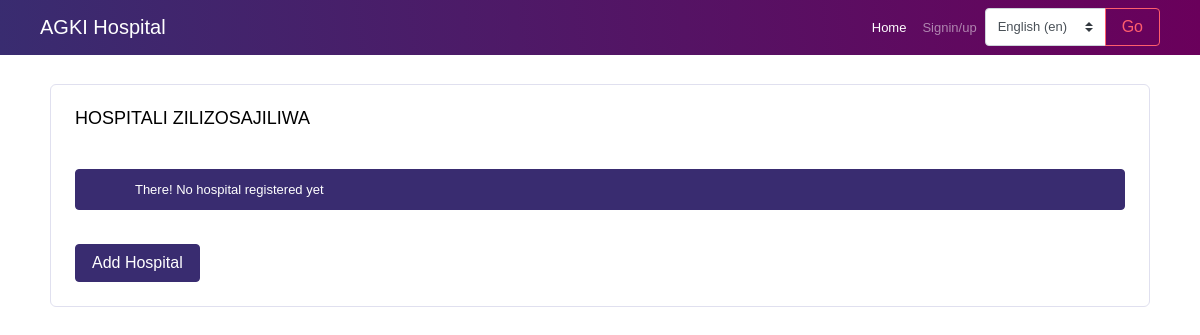
Page /registeredHosptal/ on the earlier database version.
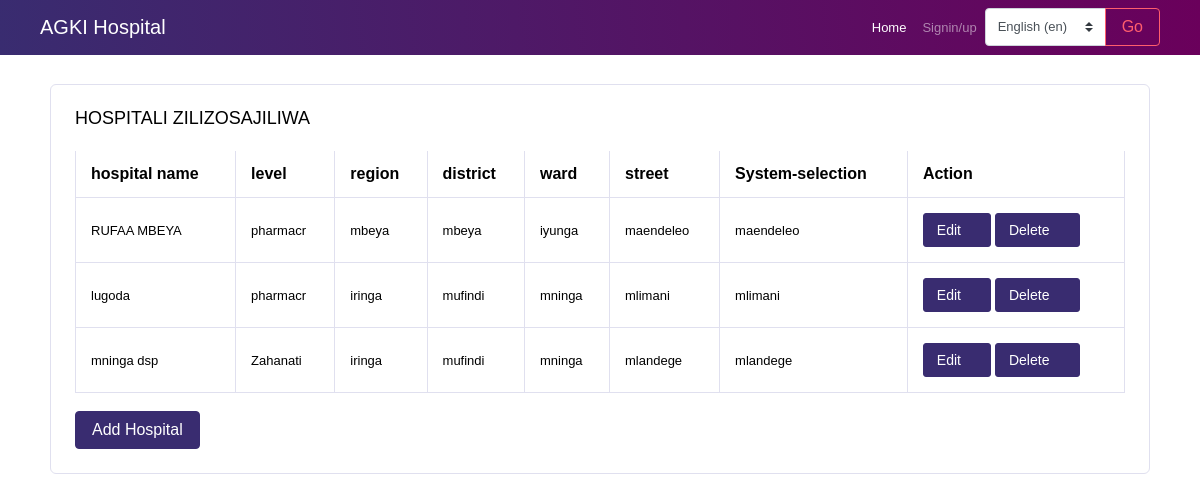
Same page on the later database version.
### app/models.py (models this page shows, shortened)
class HospitalRegistrationModel(models.Model):
    name = models.CharField(max_length=20)
    level = models.CharField(max_length=20)
    location = models.CharField(max_length=20,null=True,blank=True)
    region = models.CharField(max_length=20,null=True,blank=True)
    district = models.CharField(max_length=20,null=True,blank=True)
    ward = models.CharField(max_length=20,null=True,blank=True)
    street = models.CharField(max_length=20,null=True,blank=True)
    service = models.CharField(max_length=20,null=True,blank=True)
    registerd_time = models.DateTimeField(auto_now_add=True,null=True,blank=True)

### app/views.py (the view)
# urls.py: path('registeredHosptal/', views.registeredHosptal,name='registeredHosptal'),
def registeredHosptal(request):
    x = HospitalRegistrationModel.objects.all().order_by('-id')
    context = {
            'x':x
        }
    return render(request,'app/registeredHosptal.html',context)

### app/templates/app/registeredHosptal.html (shortened to what this page needs)
{% extends 'app/base.html' %}
{%block content%}
<br>
<div class="container mt-5">
<div class="col-lg-12 grid-margin stretch-card">
    <div class="card">
      <div class="card-body">
        <h4 class="card-title">HOSPITALI ZILIZOSAJILIWA</h4>
        {% if x %}
        <div class="table-responsive">
          <table class="table table-bordered">
            <thead>
                    <tr>
                        <th>hospital name</th>
                        <th>level</th>
                        <th>region</th>
                        <th>district</th>
                        <th>ward</th>
                        <th>street</th>
                        <th>System-selection</th>
                        <th>Action</th>
                    </tr>
                </thead>
                <tbody>
                    {% for i in x %}
                    <tr>
                        <td>{{i.name}}</td>
                        <td>{{i.level}}</td>
                        <td>{{i.region}}</td>
                        <td>{{i.district}}</td>
                        <td>{{i.ward}}</td>
                        <td>{{i.street}}</td>
                        <td>{{i.street}}</td>
                        <td>
                            <a href='{% url 'hospitalEdit' i.id %}'><button class='btn btn-primary btn-sm'>Edit<i class="fa fa-edit ml-1"></i></button></a>
                            <button type="button" class="btn btn-primary btn-sm" data-toggle="modal" data-target="#exampleModal-2">Delete<i class="fa fa-trash ml-1"></i></button>
                        </td>
                    </tr>
                    {% endfor %}
                </tbody>
            </table>
        </div>
            {% else %}
            <br>
            <div class="alert alert-fill-primary" role="alert">
                <i class="fa fa-exclamation-triangle"></i>
                There! No hospital registered yet
              </div>
            {% endif %}
        <br>
        <a href="{% url 'hospitalRegistration' %}"><button class="btn btn-primary">Add Hospital</button></a>
    </div>
</div>
</div>
</div>
{%endblock%}

### app/templates/app/base.html (shortened to what this page needs)
{% load static %}
{% load i18n %}
        <!DOCTYPE html>
        <html lang="en">
        <head>
          <link rel="stylesheet" href="{% static 'app/vendors/iconfonts/font-awesome/css/all.min.css' %}">
          <link rel="stylesheet" href="{% static 'app/vendors/css/vendor.bundle.base.css' %}">
          <link rel="stylesheet" href="{% static 'app/vendors/css/vendor.bundle.addons.css' %}">
          <link rel="stylesheet" href="{% static 'app/css/style.css' %}">
        </head>
        <body>
          <div class="container-scroller">
      <nav class="navbar navbar-expand-lg navbar-dark fixed-top custom-navbar">
        <div class="container">
            <a class="navbar-brand" href="{% url 'home' %}">AGKI Hospital</a>
            <div class="collapse navbar-collapse" id="navbarNav">
                <ul class="navbar-nav ml-auto">
                    <li class="nav-item active">
                        <a class="nav-link" href="{% url 'home' %}">{% trans "Home" %} <span class="sr-only">(current)</span></a>
                    </li>
                    {% if user.is_authenticated %}
                    <li class="nav-item">
                      <a class="nav-link" href="{% url 'signout' %}">{% trans "Signout" %}</a>
                    </li>
                    <li class="nav-item">
                      <a class="nav-link" href="{% url 'profile' %}">{% trans "welcome" %}: {{user.username}}</a>
                    </li>
                    {% else %}
                    <li class="nav-item">
                      <a class="nav-link" href="{% url 'signin' %}">{% trans "Signin/up" %}</a>
                    </li>
                    {% endif %}
                    <li class="nav-item">
                      <form class="form-inline" action="{% url 'set_language' %}" method="post">
                          <div class="input-group">
                              <select class="custom-select" name="language" id="languageSelect">
                                  {% get_available_languages as LANGUAGES %}
                                  {% get_language_info_list for LANGUAGES as languages %}
                                  {% for language in languages %}
                                      <option value="{{ language.code }}" {% if language.code == LANGUAGE_CODE %} selected {% endif %}>
                                          {{ language.name_local }} ({{ language.code }})
                                      </option>
                                  {% endfor %}
                              </select>
                              <div class="input-group-append">
                                  <button class="btn btn-outline-danger" type="submit">Go</button>
                              </div>
                          </div>
                      </form>
                  </li>
                </ul>
            </div>
        </div>
    </nav>
    <br>
                  {% block content%}
                  {% endblock %}
          </body>
        </html>

### app/templates/app/base.html (style rules this page uses)
.custom-navbar { background: linear-gradient(85deg, #392c70, #6a005b); }

Differences in the rows shown:
added HospitalRegistrationModel: name "RUFAA MBEYA", level "pharmacr", region "mbeya", district "mbeya", ward "iyunga", street "maendeleo"
added HospitalRegistrationModel: name "lugoda", level "pharmacr", region "iringa", district "mufindi", ward "mninga", street "mlimani"
added HospitalRegistrationModel: name "mninga dsp", level "Zahanati", region "iringa", district "mufindi", ward "mninga", street "mlandege"
Other differences:
text no longer shown: "There! No hospital registered yet"
text now shown: "hospital name level region district ward street System-selection Action"
